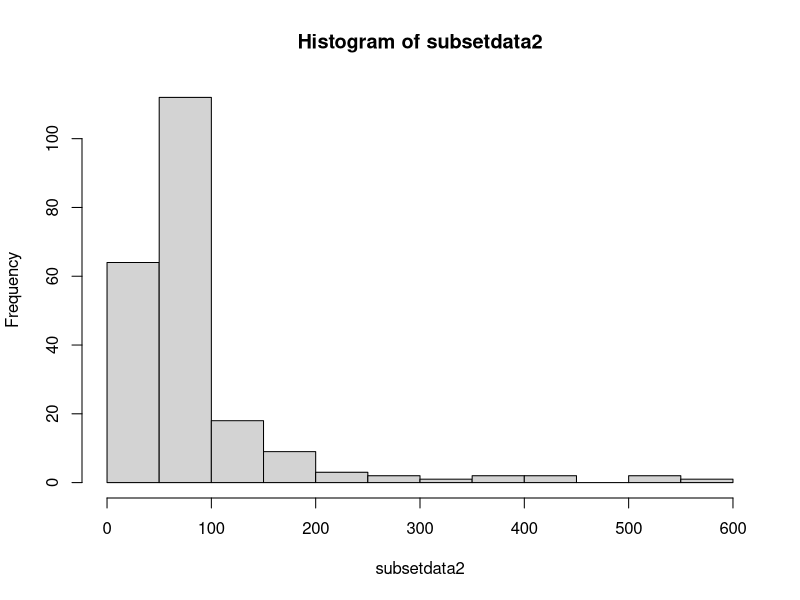

Reproduce this figure in R. (Note: this script raises an error after producing the figure.)


# loading data from .csv file:
setwd("/Users/luke/Documents/NYU-UCSL-2015//R Challenge2/")
cleandata <- read.csv("Citi+Bike+Clean+Data.csv",header=TRUE)
cleandata$tripduration<- cleandata$tripduration /60 

## statement 2
## Test the hypothesis that the Median for overtime is 2hrs long 
## with α=5% (overtime = 45mins or more).

subsetdata2<-subset(cleandata$tripduration,cleandata$tripduration>=45)

hist(subsetdata2)

quantile(subsetdata2)

binom.test(sum(subsetdata2<120),length(subsetdata2),0.5)
t.test(subsetdata2-120)

## Statement #3: Citi Bike management thinks 
## that men incur in more overtime fees.  
## Test this hypothesis by comparing overtime variances across genders.
attach(subsetdata3)
table(gender)
subsetdata3<-subset(cleandata,cleandata$tripduration>=45)
summary(aov(cleandata$tripduration ~ cleandata$gender))
library(ggplot2)
ggplot(subsetdata3,aes(x=factor(gender),y=tripduration)) + geom_boxplot(outlier.size=0.5,outlier.shape=0) +ggtitle("Boxplot for CitiBike")
